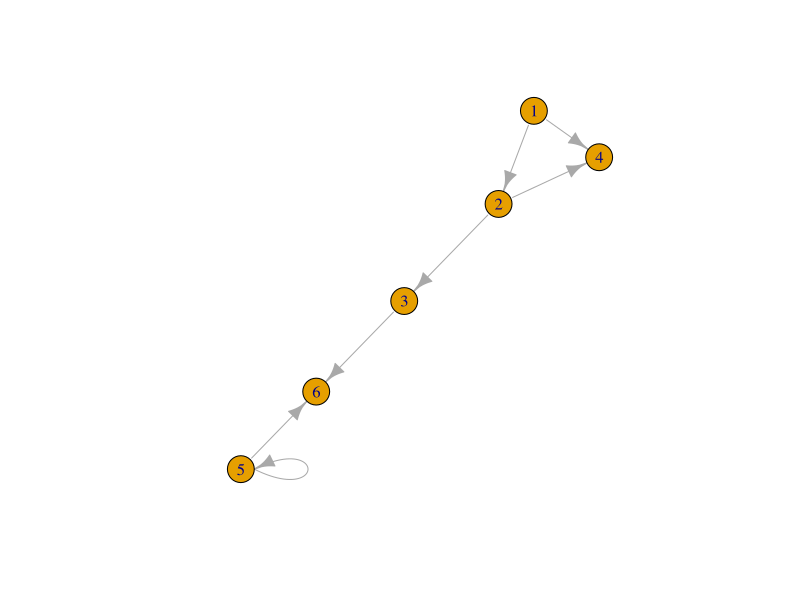
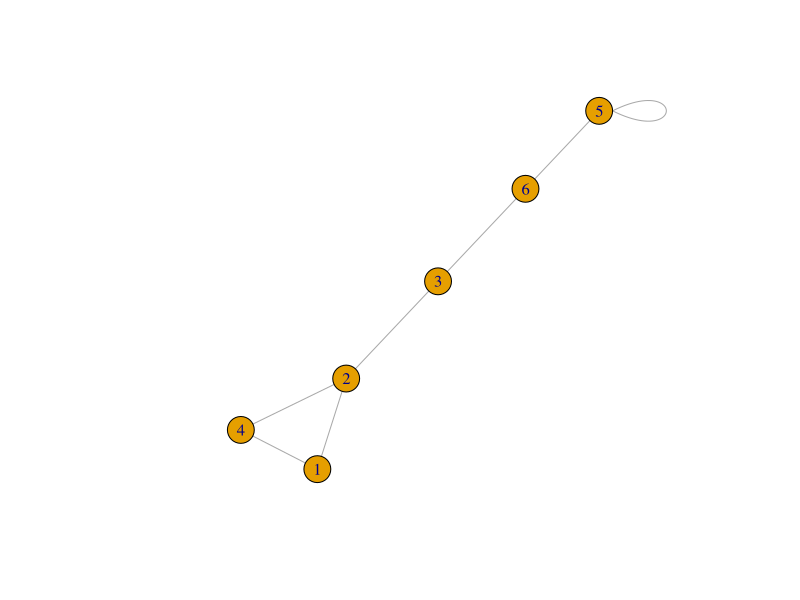
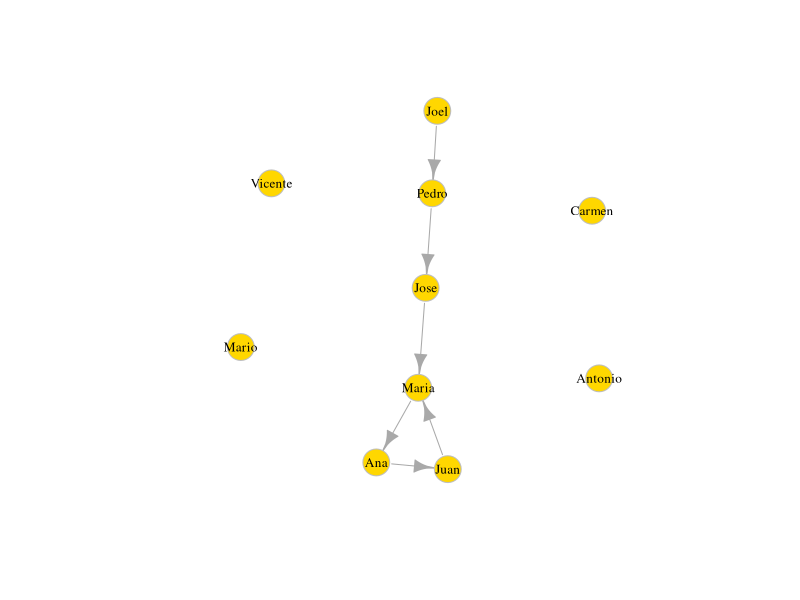

Write the R code that produced these figures, in order.
#Redes
library(igraph)

#grafico dirigido
g.dir <- graph(edges =  c(1,2,2,3,2,4,1,4,5,5,3,6,5,6), n=6)

#grafico no dirigido
g.n_dir <- graph(edges =  c(1,2,2,3,2,4,1,4,5,5,3,6,5,6), n=6,
                 directed = FALSE)

par(mfgrow = c(1,2))
plot(g.dir)
plot(g.n_dir)

g_isolated <- graph(c("Juan", "Maria",
                      "Maria", "Ana",
                      "Ana", "Juan",
                      "Jose", "Maria",
                      "Pedro", "Jose",
                      "Joel","Pedro"),
                    isolates = c("Carmen",
                                 "Antonio",
                                 "Mario",
                                 "Vicente"))
par(mfgrow = c(1,1))
plot(g_isolated, edge.arrow.size = 1,
     vertex.color = "gold", vertex.size = 15,
     vertex.frame.color = "gray",
     vertex.label.color = "black",
     vertex.label.cex = 0.8,
     vertex.label.dsit = 2,
     edge.curve =0.2
     )

